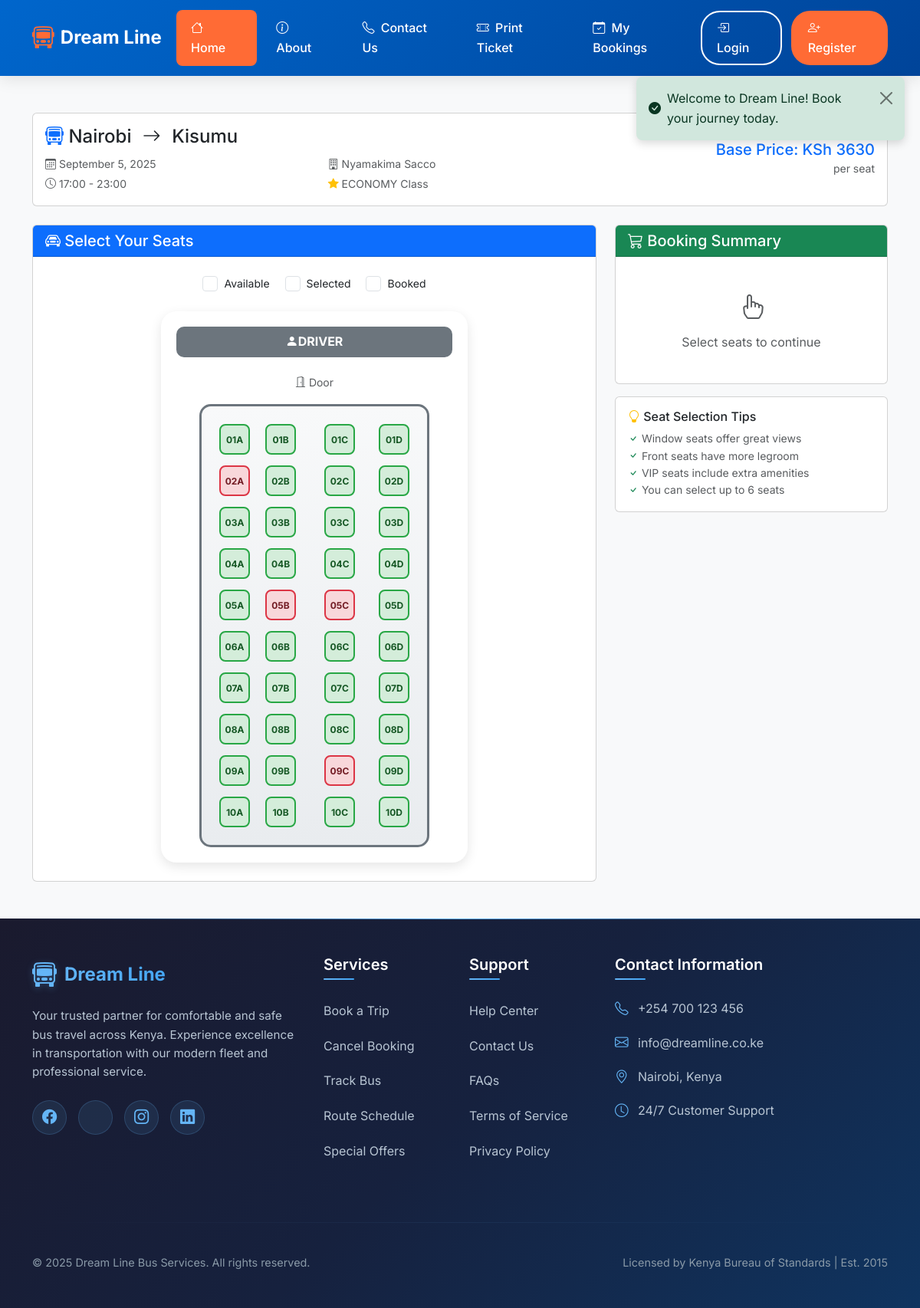
/trip/5/seats/, run on the app's committed database.
### booking_app/models.py (models this page shows, shortened)
class Trip(models.Model):
    STATUS_CHOICES = [
        ('SCHEDULED', 'Scheduled'),
        ('IN_PROGRESS', 'In Progress'),
        ('COMPLETED', 'Completed'),
        ('CANCELLED', 'Cancelled'),
    ]
    bus = models.ForeignKey(Bus, on_delete=models.CASCADE)
    route = models.ForeignKey(Route, on_delete=models.CASCADE)
    departure_time = models.DateTimeField()
    arrival_time = models.DateTimeField()
    base_price = models.DecimalField(max_digits=10, decimal_places=2)
    status = models.CharField(max_length=20, choices=STATUS_CHOICES, default='SCHEDULED')
    created_at = models.DateTimeField(auto_now_add=True)

class Route(models.Model):
    origin = models.ForeignKey(Location, on_delete=models.CASCADE, related_name='origin_routes')
    destination = models.ForeignKey(Location, on_delete=models.CASCADE, related_name='destination_routes')
    distance = models.PositiveIntegerField(help_text="Distance in kilometers")
    estimated_duration = models.DurationField()
    created_at = models.DateTimeField(auto_now_add=True)
    class Meta:
        unique_together = ('origin', 'destination')

class Location(models.Model):
    name = models.CharField(max_length=100)
    code = models.CharField(max_length=10, unique=True)
    created_at = models.DateTimeField(auto_now_add=True)

class Bus(models.Model):
    BUS_TYPE_CHOICES = [
        ('VIP', 'VIP'),
        ('BUSINESS', 'Business'),
        ('ECONOMY', 'Economy'),
        ('MIXED', 'Mixed'),
    ]
    company = models.ForeignKey(BusCompany, on_delete=models.CASCADE)
    number_plate = models.CharField(max_length=20, unique=True)
    bus_type = models.CharField(max_length=20, choices=BUS_TYPE_CHOICES)
    seat_layout = models.ForeignKey(SeatLayout, on_delete=models.CASCADE)
    total_seats = models.PositiveIntegerField()
    created_at = models.DateTimeField(auto_now_add=True)

class BusCompany(models.Model):
    name = models.CharField(max_length=100)
    logo = models.ImageField(upload_to='company_logos/', blank=True)
    phone = models.CharField(max_length=20)
    email = models.EmailField()
    created_at = models.DateTimeField(auto_now_add=True)

class Seat(models.Model):
    SEAT_TYPE_CHOICES = [
        ('WINDOW', 'Window'),
        ('AISLE', 'Aisle'),
        ('MIDDLE', 'Middle'),
    ]
    SEAT_CLASS_CHOICES = [
        ('VIP', 'VIP'),
        ('BUSINESS', 'Business'),
        ('ECONOMY', 'Economy'),
    ]
    bus = models.ForeignKey(Bus, on_delete=models.CASCADE, related_name='seats')
    seat_number = models.CharField(max_length=10)
    seat_type = models.CharField(max_length=20, choices=SEAT_TYPE_CHOICES)
    seat_class = models.CharField(max_length=20, choices=SEAT_CLASS_CHOICES)
    row_number = models.PositiveIntegerField()
    column_number = models.PositiveIntegerField()
    price_multiplier = models.DecimalField(max_digits=4, decimal_places=2, default=1.0)
    is_active = models.BooleanField(default=True)
    class Meta:
        unique_together = ('bus', 'seat_number')

### booking_app/views.py (the view, shortened to what this page needs)
# urls.py: path('trip/<int:trip_id>/seats/', views.trip_seats, name='trip_seats'),
def trip_seats(request, trip_id):
    trip = get_object_or_404(Trip, id=trip_id)
    bus = trip.bus
    seat_availability = TripSeatAvailability.objects.filter(
        trip=trip
    ).select_related('seat')
    availability_dict = {
        sa.seat.id: sa for sa in seat_availability
    }
    seats = Seat.objects.filter(bus=bus, is_active=True).order_by('row_number', 'column_number')
    for seat in seats:
        seat.availability = availability_dict.get(seat.id)
        if seat.availability:
            seat.is_available = seat.availability.is_reservable()
    return render(request, 'seat_selection.html', {
        'trip': trip,
        'seats': seats,
        'layout_data': bus.seat_layout.layout_data
    })

### booking_app/models.py (called while the page is built)
    def is_reservable(self):
        if not self.is_available:
            return False
        if self.reserved_until and timezone.now() < self.reserved_until:
            return False
        return True

### templates/seat_selection.html (shortened to what this page needs)
{% extends 'base.html' %}
{% block content %}
<div class="container my-5">
    <div class="card mb-4">
        <div class="card-body">
            <div class="row align-items-center">
                <div class="col-md-8">
                    <h4 class="mb-2">
                        <i class="bi bi-bus-front text-primary"></i>
                        {{ trip.route.origin.name }} <i class="bi bi-arrow-right mx-2"></i> {{ trip.route.destination.name }}
                    </h4>
                    <div class="row text-muted">
                        <div class="col-md-6">
                            <small>
                                <i class="bi bi-calendar3"></i> {{ trip.departure_time|date:"F j, Y" }} <br>
                                <i class="bi bi-clock"></i> {{ trip.departure_time|time:"H:i" }} - {{ trip.arrival_time|time:"H:i" }}
                            </small>
                        </div>
                        <div class="col-md-6">
                            <small>
                                <i class="bi bi-building"></i> {{ trip.bus.company.name }} <br>
                                <i class="bi bi-star-fill text-warning"></i> {{ trip.bus.bus_type }} Class
                            </small>
                        </div>
                    </div>
                </div>
                <div class="col-md-4 text-md-end">
                    <h5 class="text-primary mb-0">Base Price: KSh {{ trip.base_price|floatformat:0 }}</h5>
                    <small class="text-muted">per seat</small>
                </div>
            </div>
        </div>
    </div>
    <div class="row">
        <div class="col-lg-8">
            <div class="card">
                <div class="card-header bg-primary text-white">
                    <h5 class="mb-0">
                        <i class="bi bi-car-front"></i> Select Your Seats
                    </h5>
                </div>
                <div class="card-body p-4">
                    <div class="seat-legend mb-4">
                        <div class="legend-item">
                            <div class="legend-seat available"></div>
                            <span>Available</span>
                        </div>
                        <div class="legend-item">
                            <div class="legend-seat selected"></div>
                            <span>Selected</span>
                        </div>
                        <div class="legend-item">
                            <div class="legend-seat booked"></div>
                            <span>Booked</span>
                        </div>
                    </div>
                    <div class="bus-layout">
                        <div class="driver-area">
                            <i class="bi bi-person-fill"></i> DRIVER
                        </div>
                        <div class="text-center mb-3">
                            <small class="text-muted">
                                <i class="bi bi-door-open"></i> Door
                            </small>
                        </div>
                        <div class="seats-container" id="seats-container">
                            {% for seat in seats %}
                                <div class="seat {% if seat.is_available %}available{% else %}booked{% endif %}
                                           {% if seat.seat_type == 'WINDOW' %}window-seat{% endif %}"
                                     data-seat-id="{{ seat.id }}"
                                     data-seat-number="{{ seat.seat_number }}"
                                     data-seat-price="{{ trip.base_price|floatformat:2 }}"
                                     data-seat-multiplier="{{ seat.price_multiplier }}"
                                     data-seat-class="{{ seat.seat_class }}"
                                     data-row="{{ seat.row_number }}"
                                     data-col="{{ seat.column_number }}"
                                     style="grid-row: {{ seat.row_number }}; grid-column: {{ seat.column_number }};"
                                     {% if not seat.is_available %}disabled{% endif %}>
                                    {{ seat.seat_number }}
                                </div>
                            {% endfor %}
                        </div>
                    </div>
                </div>
            </div>
        </div>
        <div class="col-lg-4">
            <div class="card sticky-top" style="top: 20px;">
                <div class="card-header bg-success text-white">
                    <h5 class="mb-0">
                        <i class="bi bi-cart3"></i> Booking Summary
                    </h5>
                </div>
                <div class="card-body">
                    <div id="selected-seats-info">
                        <div class="text-center text-muted py-4">
                            <i class="bi bi-hand-index" style="font-size: 2rem;"></i>
                            <p class="mt-2 mb-0">Select seats to continue</p>
                        </div>
                    </div>
                </div>
            </div>
            <div class="card mt-3">
                <div class="card-body">
                    <h6 class="card-title">
                        <i class="bi bi-lightbulb text-warning"></i> Seat Selection Tips
                    </h6>
                    <ul class="list-unstyled small text-muted mb-0">
                        <li><i class="bi bi-check text-success"></i> Window seats offer great views</li>
                        <li><i class="bi bi-check text-success"></i> Front seats have more legroom</li>
                        <li><i class="bi bi-check text-success"></i> VIP seats include extra amenities</li>
                        <li><i class="bi bi-check text-success"></i> You can select up to 6 seats</li>
                    </ul>
                </div>
            </div>
        </div>
    </div>
</div>
{% endblock %}

### templates/base.html (style rules this page uses)
:root { --primary-color: #0066cc; --primary-dark: #004499; --secondary-color: #f8f9fa; --accent-color: #ff6b35; --text-dark: #2c3e50; --text-light: #6c757d; --white: #ffffff; --shadow-light: rgba(0, 0, 0, 0.1); --shadow-medium: rgba(0, 0, 0, 0.15); --transition: all 0.3s cubic-bezier(0.4, 0, 0.2, 1); }
* { margin: 0; padding: 0; box-sizing: border-box; }
body { font-family: 'Inter', sans-serif; line-height: 1.6; color: var(--text-dark); background-color: var(--secondary-color); }
.seat { width: 40px; height: 40px; margin: 3px; border-radius: 8px; border: 2px solid #dee2e6; background-color: #f8f9fa; display: inline-flex; align-items: center; justify-content: center; font-size: 12px; font-weight: bold; cursor: pointer; transition: all 0.3s ease; }
.seat.available { background-color: #d4edda; border-color: #28a745; color: #155724; }
.seat.booked { background-color: #f8d7da; border-color: #dc3545; color: #721c24; cursor: not-allowed; }
.bus-layout { background-color: white; border-radius: 20px; padding: 20px; box-shadow: 0 5px 15px rgba(0,0,0,0.1); max-width: 400px; margin: 0 auto; }
.driver-area { background-color: #6c757d; height: 40px; border-radius: 10px; margin-bottom: 20px; display: flex; align-items: center; justify-content: center; color: white; font-weight: bold; }
.seat-legend { display: flex; gap: 20px; justify-content: center; margin-bottom: 20px; flex-wrap: wrap; }
.legend-item { display: flex; align-items: center; gap: 8px; font-size: 14px; }
.legend-seat { width: 20px; height: 20px; border-radius: 4px; border: 1px solid #dee2e6; }

### templates/seat_selection.html (style rules this page uses)
.seats-container { display: grid; grid-template-columns: repeat(4, 1fr); gap: 8px; max-width: 300px; margin: 0 auto; padding: 20px; background: linear-gradient(180deg, #f8f9fa 0%, #e9ecef 100%); border-radius: 15px; border: 3px solid #6c757d; }
.seat[data-col="3"], .seat[data-col="4"] { margin-left: 20px; }

### data on the page
Trip: route.origin.name "Nairobi", route.destination.name "Kisumu", departure_time "September 5, 2025", departure_time "17:00", arrival_time "23:00", bus.company.name "Nyamakima Sacco", bus.bus_type "ECONOMY", base_price "3630"
Seat: seat_number "01A"
Seat: seat_number "01B"
Seat: seat_number "01C"
Seat: seat_number "01D"
Seat: seat_number "02A"
Seat: seat_number "02B"
Seat: seat_number "02C"
Seat: seat_number "02D"
Seat: seat_number "03A"
Seat: seat_number "03B"
Seat: seat_number "03C"
Seat: seat_number "03D"
Seat: seat_number "04A"
Seat: seat_number "04B"
Seat: seat_number "04C"
Seat: seat_number "04D"
Seat: seat_number "05A"
Seat: seat_number "05B"
Seat: seat_number "05C"
Seat: seat_number "05D"
Seat: seat_number "06A"
Seat: seat_number "06B"
Seat: seat_number "06C"
Seat: seat_number "06D"
Seat: seat_number "07A"
Seat: seat_number "07B"
Seat: seat_number "07C"
Seat: seat_number "07D"
Seat: seat_number "08A"
Seat: seat_number "08B"
Seat: seat_number "08C"
Seat: seat_number "08D"
Seat: seat_number "09A"
Seat: seat_number "09B"
Seat: seat_number "09C"
Seat: seat_number "09D"
Seat: seat_number "10A"
Seat: seat_number "10B"
Seat: seat_number "10C"
Seat: seat_number "10D"
